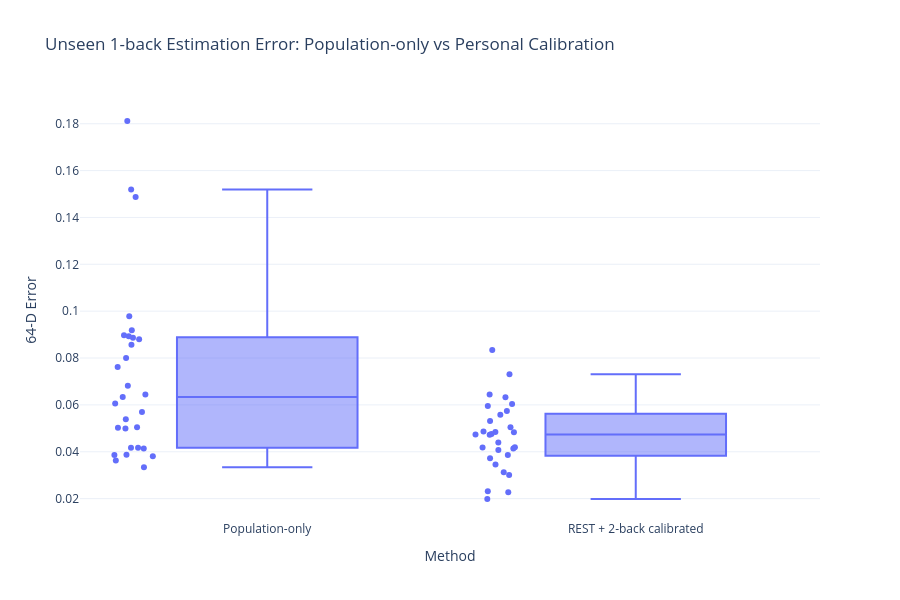

The cell this chart's notebook holds for it:
### Code cell
# ============================================================
# 16. BASELINE vs CALIBRATED ERROR
# ============================================================

comparison_long = pd.DataFrame({

    "Subject": np.concatenate([
        calibration_df["Subject"].values,
        calibration_df["Subject"].values
    ]),

    "Method": (
        ["Population-only"]
        * len(calibration_df)
        +
        ["REST + 2-back calibrated"]
        * len(calibration_df)
    ),

    "64-D Error": np.concatenate([
        calibration_df[baseline_col].values,
        calibration_df[calibrated_col].values
    ])
})


fig = px.box(
    comparison_long,
    x="Method",
    y="64-D Error",
    points="all",
    title=(
        "Unseen 1-back Estimation Error: "
        "Population-only vs Personal Calibration"
    )
)

fig.update_layout(
    template="plotly_white",
    height=600
)

fig.show()

### Figure 1 — Plotly figure (JSON) as saved in the notebook; plotly's stock layout.template omitted (floating-point values rounded to 4 significant figures)
{"data": [{"alignmentgroup": "True", "boxpoints": "all", "hovertemplate": "Method=%{x}<br>64-D Error=%{y}<extra></extra>", "legendgroup": "", "marker": {"color": "#636efa"}, "name": "", "notched": false, "offsetgroup": "", "orientation": "v", "showlegend": false, "type": "box", "x": ["Population-only", "Population-only", "Population-only", "Population-only", "Population-only", "Population-only", "Population-only", "Population-only", "Population-only", "Population-only", "Population-only", "Population-only", "Population-only", "Population-only", "Population-only", "Population-only", "Population-only", "Population-only", "Population-only", "Population-only", "Population-only", "Population-only", "Population-only", "Population-only", "Population-only", "Population-only", "Population-only", "Population-only", "Population-only", "REST + 2-back calibrated", "REST + 2-back calibrated", "REST + 2-back calibrated", "REST + 2-back calibrated", "REST + 2-back calibrated", "REST + 2-back calibrated", "REST + 2-back calibrated", "REST + 2-back calibrated", "REST + 2-back calibrated", "REST + 2-back calibrated", "REST + 2-back calibrated", "REST + 2-back calibrated", "REST + 2-back calibrated", "REST + 2-back calibrated", "REST + 2-back calibrated", "REST + 2-back calibrated", "REST + 2-back calibrated", "REST + 2-back calibrated", "REST + 2-back calibrated", "REST + 2-back calibrated", "REST + 2-back calibrated", "REST + 2-back calibrated", "REST + 2-back calibrated", "REST + 2-back calibrated", "REST + 2-back calibrated", "REST + 2-back calibrated", "REST + 2-back calibrated", "REST + 2-back calibrated", "REST + 2-back calibrated"], "x0": " ", "xaxis": "x", "y": [0.04176, 0.08971, 0.1812, 0.03336, 0.03627, 0.0502, 0.06816, 0.1519, 0.05041, 0.0381, 0.08572, 0.06337, 0.09185, 0.06062, 0.08866, 0.03858, 0.04141, 0.07619, 0.08004, 0.08802, 0.08933, 0.0539, 0.03876, 0.1488, 0.05702, 0.04995, 0.04171, 0.06445, 0.09785, 0.06324, 0.05957, 0.06447, 0.05312, 0.04846, 0.01984, 0.03011, 0.04865, 0.0473, 0.02274, 0.03127, 0.07311, 0.05576, 0.04183, 0.0414, 0.04187, 0.0386, 0.04753, 0.06038, 0.04734, 0.04829, 0.05745, 0.04397, 0.08338, 0.0346, 0.03723, 0.0408, 0.05046, 0.0231], "y0": " ", "yaxis": "y"}], "layout": {"boxmode": "group", "height": 600, "legend": {"tracegroupgap": 0}, "title": {"text": "Unseen 1-back Estimation Error: Population-only vs Personal Calibration"}, "xaxis": {"anchor": "y", "domain": [0, 1], "title": {"text": "Method"}}, "yaxis": {"anchor": "x", "domain": [0, 1], "title": {"text": "64-D Error"}}}}
